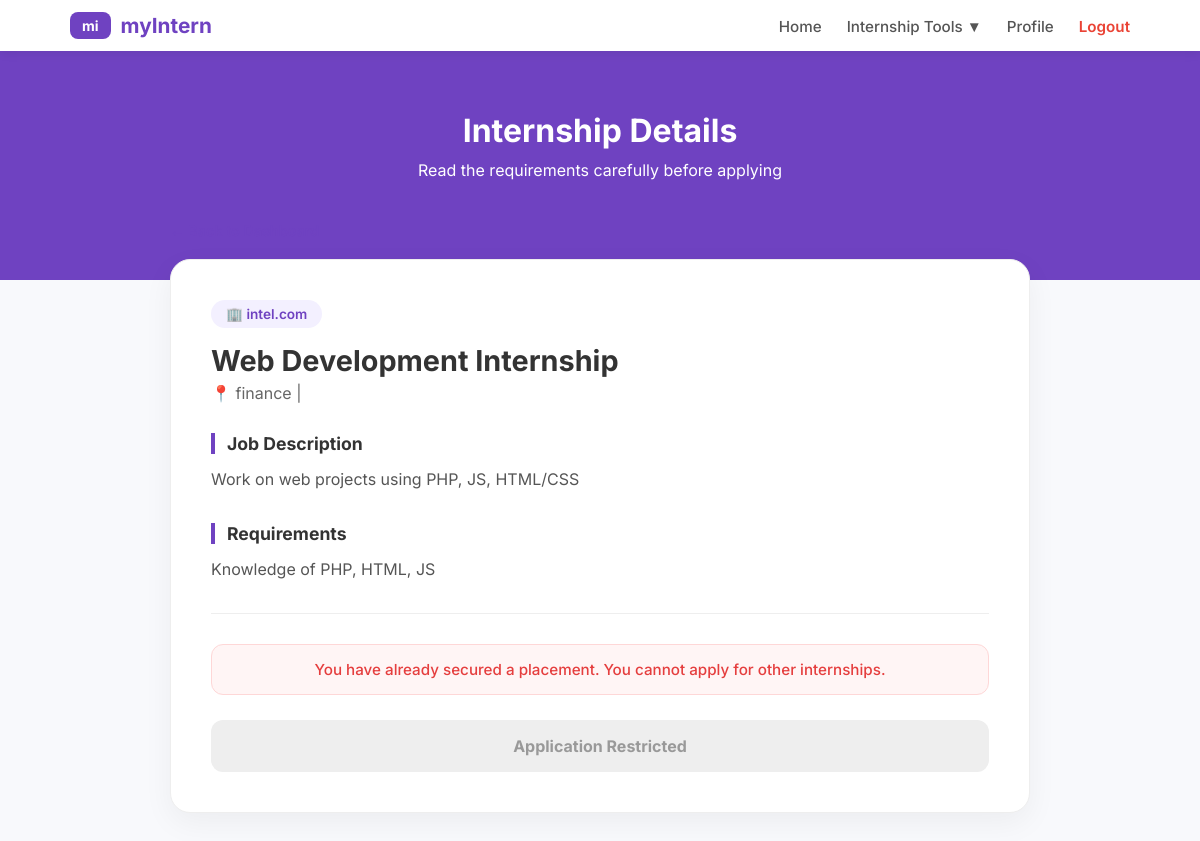
Screenshot of /internship_details.php?id=5 (signed in) with the database file from the repository.
### tables this page shows
CREATE TABLE `internship_ads` (
  `ad_id` int(11) NOT NULL,
  `company_id` int(11) NOT NULL,
  `title` varchar(150) NOT NULL,
  `description` text DEFAULT NULL,
  `requirements` text DEFAULT NULL,
  `start_date` date DEFAULT NULL,
  `end_date` date DEFAULT NULL,
  `posted_at` datetime DEFAULT current_timestamp(),
  `ad_status` enum('active','closed') DEFAULT 'active'
);

CREATE TABLE `companies` (
  `company_id` int(11) NOT NULL,
  `user_id` int(11) NOT NULL,
  `company_name` varchar(150) NOT NULL,
  `company_address` text DEFAULT NULL,
  `company_email` varchar(100) DEFAULT NULL,
  `company_phone` varchar(20) DEFAULT NULL,
  `industry_type` varchar(100) DEFAULT NULL
);

### internship_details.php (the view, shortened to what this page needs)
<?php
require 'db_connect.php';
$user_id = $_SESSION['user_id'];
$ad_id = isset($_GET['id']) ? intval($_GET['id']) : 0;
$stmt = $conn->prepare("SELECT student_id FROM students WHERE user_id = ?");
$stmt->bind_param("i", $user_id);
$stmt->execute();
$student_id = $stmt->get_result()->fetch_assoc()['student_id'];
$query = "SELECT a.*, c.company_name, c.company_address, c.industry_type
          FROM internship_ads a
          JOIN companies c ON a.company_id = c.company_id
          WHERE a.ad_id = ?";
$stmt = $conn->prepare($query);
$stmt->bind_param("i", $ad_id);
$stmt->execute();
$ad = $stmt->get_result()->fetch_assoc();
$secured_query = "SELECT application_id FROM internship_applications
                  WHERE student_id = ? AND application_status = 'approved'";
$stmt = $conn->prepare($secured_query);
$stmt->bind_param("i", $student_id);
$stmt->execute();
$is_secured = $stmt->get_result()->num_rows > 0;
$applied_query = "SELECT application_id FROM internship_applications
                  WHERE student_id = ? AND ad_id = ?";
$stmt = $conn->prepare($applied_query);
$stmt->bind_param("ii", $student_id, $ad_id);
$stmt->execute();
$already_applied = $stmt->get_result()->num_rows > 0;
?>
<!DOCTYPE html>
<html lang="en">
<head>
    <link rel="stylesheet" href="css/internship_details.css">
</head>
<body>
<nav class="navbar">
    <div class="nav-container">
        <a href="applicant.php" class="nav-brand">
            <div>mi</div> <span>myIntern</span>
        </a>
        <ul class="nav-menu">
            <li><a href="applicant.php">Home</a></li>
            <li class="dropdown">
                <a href="#">Internship Tools ▼</a>
            </li>
            <li><a href="profile.php">Profile</a></li>
            <li><a href="logout.php" style="color:#ea4335; font-weight:600;">Logout</a></li>
        </ul>
    </div>
</nav>
<div class="header-section">
    <h1>Internship Details</h1>
    <p>Read the requirements carefully before applying</p>
</div>
<div class="container">
    <a href="applicant.php" class="back-link">← Back to Dashboard</a>
    <div class="card">
        <div class="company-meta">🏢 <?php echo htmlspecialchars($ad['company_name']); ?></div>
        <h2 style="font-size: 1.8rem; margin-bottom: 5px;"><?php echo htmlspecialchars($ad['title']); ?></h2>
        <p style="color: #666; margin-bottom: 30px;">📍 <?php echo htmlspecialchars($ad['industry_type']); ?> | <?php echo htmlspecialchars($ad['company_address']); ?></p>
        <div class="section">
            <div class="section-title">Job Description</div>
            <div class="section-content">
                <?php echo nl2br(htmlspecialchars($ad['description'])); ?>
            </div>
        </div>
        <div class="section">
            <div class="section-title">Requirements</div>
            <div class="section-content">
                <?php echo nl2br(htmlspecialchars($ad['requirements'] ?? 'No specific requirements listed.')); ?>
            </div>
        </div>
        <hr style="margin: 30px 0; border: 0; border-top: 1px solid #eee;">
        <?php if ($is_secured): ?>
            <div class="alert alert-error">You have already secured a placement. You cannot apply for other internships.</div>
            <button class="btn-disabled">Application Restricted</button>
        <?php elseif ($already_applied): ?>
            <div class="alert alert-info">You have already submitted an application for this position.</div>
            <button class="btn-disabled">Already Applied</button>
        <?php else: ?>
            <a href="apply_form.php?id=<?php echo $ad_id; ?>" class="btn-apply">Apply for this Internship</a>
        <?php endif; ?>
    </div>
</div>
</body>
</html>

### css/internship_details.css (style rules this page uses)
* { margin: 0; padding: 0; box-sizing: border-box; font-family: 'Inter', sans-serif; }
body { background: #f8f9fc; color: #333; }
.navbar { background: white; padding: 12px 0; box-shadow: 0 2px 10px rgba(0,0,0,0.08); position: sticky; top: 0; z-index: 1000; }
.nav-container { max-width: 1100px; margin: auto; display: flex; justify-content: space-between; align-items: center; padding: 0 20px; }
.nav-brand { font-weight: 700; color: #6f42c1; font-size: 1.3rem; display: flex; align-items: center; gap: 10px; text-decoration: none; }
.nav-brand div { background: #6f42c1; color: white; padding: 5px 12px; border-radius: 8px; font-size: 14px; }
.nav-menu { display: flex; gap: 25px; list-style: none; align-items: center; }
.nav-menu a { text-decoration: none; color: #555; font-weight: 500; font-size: 0.95rem; transition: 0.3s; }
.dropdown { position: relative; }
.header-section { background: #6f42c1; color: white; padding: 60px 0 100px 0; text-align: center; }
.header-section h1 { font-size: 2rem; margin-bottom: 10px; }
.container { max-width: 900px; margin: -60px auto 50px auto; padding: 0 20px; position: relative; }
.card { background: white; border-radius: 20px; padding: 40px; box-shadow: 0 10px 30px rgba(0,0,0,0.05); border: 1px solid #eee; }
.back-link { display: inline-block; text-decoration: none; color: #6f42c1; font-weight: 600; margin-bottom: 20px; font-size: 0.9rem; }
.company-meta { background: #f3f0ff; color: #6f42c1; display: inline-block; padding: 6px 15px; border-radius: 30px; font-size: 0.85rem; font-weight: 600; margin-bottom: 15px; }
.section { margin-bottom: 30px; }
.section-title { font-weight: 700; font-size: 1.1rem; margin-bottom: 12px; color: #333; border-left: 4px solid #6f42c1; padding-left: 12px; }
.section-content { line-height: 1.7; color: #555; }
.btn-disabled { background: #eee; color: #999; cursor: not-allowed; width: 100%; padding: 16px; border-radius: 12px; border: none; font-weight: 700; font-size: 1rem; }
.alert { padding: 15px 20px; border-radius: 12px; margin-bottom: 25px; font-size: 0.95rem; text-align: center; font-weight: 500; }
.alert-error { background: #fff5f5; color: #e53e3e; border: 1px solid #fed7d7; }

### rows the page displays
internship_ads: company.company_name "intel.com", title "Web Development Internship", company.industry_type "finance", description "Work on web projects using PHP, JS, HTML/CSS", requirements "Knowledge of PHP, HTML, JS"
